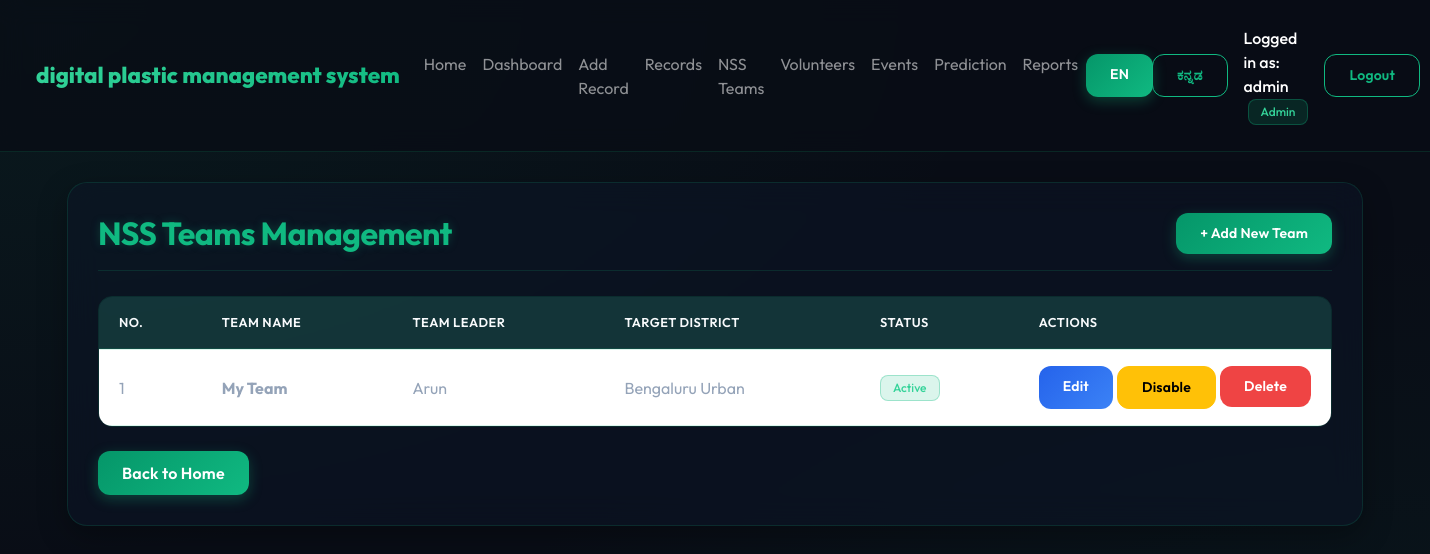
The page /nss-teams (signed in) on the database its author committed.
### app/models.py (models this page shows, shortened)
class User(UserMixin, db.Model):
    __tablename__ = 'users'
    id = db.Column(db.Integer, primary_key=True)
    username = db.Column(db.String(100), nullable=False, unique=True)
    password = db.Column(db.String(200), nullable=False)
    role = db.Column(db.String(20), default='user')  # roles: 'admin', 'user'
    is_superuser = db.Column(db.Boolean, default=False)
    def is_admin(self):
        return self.role == 'admin' or self.is_superuser

class NSSTeam(db.Model):
    __tablename__ = 'nss_teams'
    id = db.Column(db.Integer, primary_key=True)
    team_name = db.Column(db.String(100), nullable=False)
    team_leader = db.Column(db.String(100))
    location_id = db.Column(db.Integer, db.ForeignKey('locations.id'))
    location = db.relationship('Location', backref='teams')
    enabled = db.Column(db.Boolean, default=True)
    volunteers = db.relationship('Volunteer', backref='team', lazy=True)

class Location(db.Model):
    __tablename__ = 'locations'
    id = db.Column(db.Integer, primary_key=True)
    name = db.Column(db.String(100), nullable=False)
    city = db.Column(db.String(100))
    state = db.Column(db.String(100))

### app/routes/nss.py (the view)
@nss_bp.route('/nss-teams')
@login_required
def nss_teams():
    teams = NSSTeam.query.all()
    locations = Location.query.order_by(Location.name).all()
    return render_template('nss_teams.html', teams=teams, locations=locations)

### app/i18n.py (called while the page is built)
def get_locale():
    return session.get("lang", "en")

def translate(key, **kwargs):
    language = get_locale()
    template = TRANSLATIONS.get(language, {}).get(key)
    if template is None:
        template = TRANSLATIONS["en"].get(key, key)
    return template.format(**kwargs) if kwargs else template

def localize_text(text):
    if text is None:
        return ""
    language = get_locale()
    return DYNAMIC_LABELS.get(language, {}).get(text, text)

def get_dynamic_labels():
    return DYNAMIC_LABELS.get(get_locale(), {})

### app/templates/nss_teams.html (shortened to what this page needs)
{% extends 'base.html' %}
{% block content %}
<div class="glass-container">
    <div class="d-flex justify-content-between align-items-center mb-3">
        <h2 class="text-success mb-0">{{ t('nss_team_management') }}</h2>
        <button type="button" class="btn btn-success btn-sm" data-bs-toggle="modal" data-bs-target="#addTeamModal">+ {{ t('add_new_team') }}</button>
    </div>
    <hr>
    <div class="table-responsive">
        <table class="table table-hover">
            <thead>
                <tr>
                    <th>No.</th>
                    <th>{{ t('team_name') }}</th>
                    <th>{{ t('team_leader') }}</th>
                    <th>{{ t('target_location') }}</th>
                    <th>{{ t('status') }}</th>
                    <th style="width: 200px;">{{ t('actions') }}</th>
                </tr>
            </thead>
            <tbody>
                {% for team in teams %}
                <tr id="team-row-{{ team.id }}">
                    <td>{{ loop.index }}</td>
                    <td class="fw-bold">{{ team.team_name }}</td>
                    <td>{{ team.team_leader or t('no_leader') }}</td>
                    <td>{{ localize(team.location.name) if team.location else t('no_assigned_location') }}</td>
                    <td>
                        {% if team.enabled %}
                        <span class="badge bg-success">{{ t('active') }}</span>
                        {% else %}
                        <span class="badge bg-secondary">{{ t('disabled') }}</span>
                        {% endif %}
                    </td>
                    <td>
                        {% if current_user.is_admin() %}
                        <div class="d-flex gap-1">
                            <a href="{{ url_for('nss.edit_team', id=team.id) }}" class="btn btn-primary btn-sm py-1 px-2">{{ t('edit') }}</a>
                            {% if team.enabled %}
                            <form action="{{ url_for('nss.toggle_team', team_id=team.id, status=0) }}" method="POST" style="display:inline;">
                                <button type="submit" class="btn btn-warning btn-sm py-1 px-2">{{ t('disable') }}</button>
                            </form>
                            {% else %}
                            <form action="{{ url_for('nss.toggle_team', team_id=team.id, status=1) }}" method="POST" style="display:inline;">
                                <button type="submit" class="btn btn-success btn-sm py-1 px-2">{{ t('enable') }}</button>
                            </form>
                            {% endif %}
                            <form action="{{ url_for('nss.delete_team', id=team.id) }}" method="POST" onsubmit="return confirm('{{ t('delete_team_confirm') }}');" style="display:inline;">
                                <button type="submit" class="btn btn-danger btn-sm py-1 px-2">{{ t('delete') }}</button>
                            </form>
                        </div>
                        {% else %}
                        <span class="badge bg-secondary">{{ t('admin_only_actions') }}</span>
                        {% endif %}
                    </td>
                </tr>
                {% else %}
                <tr>
                    <td colspan="6" class="text-center text-muted">{{ t('no_nss_teams') }}</td>
                </tr>
                {% endfor %}
            </tbody>
        </table>
    </div>
    <div class="mt-4">
        <a href="/" class="btn btn-success">{{ t('back_to_home') }}</a>
    </div>
</div>
{% endblock %}

### app/templates/base.html (shortened to what this page needs)
<!DOCTYPE html>
<html lang="{{ current_language }}">
<head>
    <link rel="stylesheet" href="https://cdn.jsdelivr.net/npm/bootstrap@5.3.0/dist/css/bootstrap.min.css">
    <link rel="stylesheet" href="{{ url_for('static', filename='css/style.css') }}">
</head>
<body class="{% block body_class %}{% endblock %}">
    <nav class="navbar navbar-expand-lg navbar-dark no-print">
        <div class="container-fluid">
            <a class="navbar-brand" href="{{ url_for('data.index') }}">
                <span>{{ t('brand_name') }}</span>
            </a>
            <div class="collapse navbar-collapse" id="navbarContent">
                {% if current_user.is_authenticated %}
                <ul class="navbar-nav me-auto mb-2 mb-lg-0">
                    <li class="nav-item"><a class="nav-link" href="{{ url_for('data.index') }}">{{ t('home') }}</a></li>
                    <li class="nav-item"><a class="nav-link" href="{{ url_for('analysis.dashboard') }}">{{ t('dashboard') }}</a></li>
                    <li class="nav-item"><a class="nav-link" href="{{ url_for('data.entry') }}">{{ t('add_record') }}</a></li>
                    <li class="nav-item"><a class="nav-link" href="{{ url_for('data.records') }}">{{ t('records') }}</a></li>
                    <li class="nav-item"><a class="nav-link" href="{{ url_for('nss.nss_teams') }}">{{ t('nss_teams') }}</a></li>
                    <li class="nav-item"><a class="nav-link" href="{{ url_for('nss.volunteers') }}">{{ t('volunteers') }}</a></li>
                    <li class="nav-item"><a class="nav-link" href="{{ url_for('events.events') }}">{{ t('events') }}</a></li>
                    <li class="nav-item"><a class="nav-link" href="{{ url_for('predict.prediction') }}">{{ t('prediction') }}</a></li>
                    {% if current_user.is_admin() %}
                    <li class="nav-item"><a class="nav-link" href="{{ url_for('report.report') }}">{{ t('reports') }}</a></li>
                    {% endif %}
                </ul>
                <div class="d-flex align-items-center">
                    <div class="btn-group btn-group-sm me-3" role="group" aria-label="{{ t('language') }}">
                        <a href="{{ url_for('set_language', lang='en') }}" class="btn {% if current_language == 'en' %}btn-success{% else %}btn-outline-success{% endif %}">EN</a>
                        <a href="{{ url_for('set_language', lang='kn') }}" class="btn {% if current_language == 'kn' %}btn-success{% else %}btn-outline-success{% endif %}">ಕನ್ನಡ</a>
                    </div>
                    <span class="navbar-text text-white me-3">
                        {{ t('logged_in_as') }}: {{ current_user.username }}
                        <span class="badge bg-success ms-1 text-capitalize">{{ t('admin' if current_user.is_admin() else 'user') }}</span>
                    </span>
                    <a href="{{ url_for('auth.logout') }}" class="btn btn-outline-success btn-sm">{{ t('logout') }}</a>
                </div>
                {% endif %}
            </div>
        </div>
    </nav>
    <div class="container mt-4">
        {% block content %}{% endblock %}
    </div>
</body>
</html>

### app/static/css/style.css (style rules this page uses)
:root { --bg-dark: #090d16; --bg-glass: rgba(15, 23, 42, 0.45); --border-glass: rgba(16, 185, 129, 0.15); --border-glass-hover: rgba(16, 185, 129, 0.35); --accent-emerald: #10b981; --accent-glow: #34d399; --accent-dark: #065f46; --text-primary: #f8fafc; --text-secondary: #94a3b8; --text-muted: #64748b; --bg-card: rgba(30, 41, 59, 0.5); --bg-input: rgba(15, 23, 42, 0.6); }
* { box-sizing: border-box; margin: 0; padding: 0; }
body { background-color: var(--bg-dark); background-image: radial-gradient(at 0% 0%, rgba(16, 185, 129, 0.08) 0px, transparent 50%), radial-gradient(at 100% 100%, rgba(6, 95, 70, 0.12) 0px, transparent 50%); color: var(--text-primary); font-family: 'Outfit', sans-serif; min-height: 100vh; padding-bottom: 50px; }
.glass-container { background: var(--bg-glass); backdrop-filter: blur(16px); -webkit-backdrop-filter: blur(16px); border: 1px solid var(--border-glass); border-radius: 20px; box-shadow: 0 10px 30px 0 rgba(0, 0, 0, 0.3); padding: 30px; margin-bottom: 30px; transition: border-color 0.3s ease; }
h1, h2, h3, h4, h5, h6 { color: var(--text-primary); font-weight: 700; letter-spacing: -0.5px; }
.text-success { color: var(--accent-emerald) !important; text-shadow: 0 0 10px rgba(16, 185, 129, 0.25); }
hr { border-color: var(--border-glass); opacity: 1; margin-top: 15px; margin-bottom: 25px; }
.navbar { background: rgba(9, 13, 22, 0.8) !important; backdrop-filter: blur(12px); -webkit-backdrop-filter: blur(12px); border-bottom: 1px solid var(--border-glass); padding: 18px 24px; margin-bottom: 30px; }
.navbar-brand { font-size: 1.4rem; font-weight: 800; background: linear-gradient(135deg, #34d399, #10b981); -webkit-background-clip: text; -webkit-text-fill-color: transparent; display: flex; align-items: center; gap: 8px; }
.navbar-text { font-weight: 500; }
.btn { border-radius: 12px !important; padding: 10px 24px !important; font-weight: 600 !important; letter-spacing: 0.2px; transition: all 0.3s cubic-bezier(0.4, 0, 0.2, 1) !important; }
.btn-success { background: linear-gradient(135deg, #059669, #10b981) !important; border: none !important; box-shadow: 0 4px 14px rgba(16, 185, 129, 0.3); }
.btn-outline-success { border: 1.5px solid var(--accent-emerald) !important; background: transparent !important; color: var(--accent-emerald) !important; }
.btn-primary { background: linear-gradient(135deg, #2563eb, #3b82f6) !important; border: none !important; }
.btn-danger { background: #ef4444 !important; border: none !important; }
.table-responsive { border-radius: 14px; overflow: hidden; border: 1px solid var(--border-glass); }
.table { background: var(--bg-card) !important; color: var(--text-primary) !important; margin-bottom: 0 !important; }
.table th { background-color: rgba(16, 185, 129, 0.15) !important; border-bottom: 2px solid var(--border-glass) !important; color: var(--text-primary) !important; font-weight: 600; padding: 16px 20px !important; text-transform: uppercase; font-size: 0.8rem; letter-spacing: 0.5px; }
.table td { padding: 16px 20px !important; border-bottom: 1px solid var(--border-glass) !important; color: var(--text-secondary) !important; vertical-align: middle; }
.table tbody td:nth-child(2), .table tbody td:nth-child(3) { text-transform: capitalize; }
.badge { padding: 6px 12px !important; border-radius: 8px !important; font-weight: 500 !important; }
.bg-success { background-color: rgba(16, 185, 129, 0.15) !important; border: 1px solid rgba(16, 185, 129, 0.3) !important; color: var(--accent-glow) !important; }

### rows shown on the page
User: username "admin", role "Admin"
NSSTeam: team_name "My Team", team_leader "Arun", t "Active", t "Edit", t "Disable", t "Delete"
Location: name "Bengaluru Urban"

### other values the page prints
{{ t('brand_name') }} "digital plastic management system"
{{ t('home') }} "Home"
{{ t('dashboard') }} "Dashboard"
{{ t('add_record') }} "Add Record"
{{ t('records') }} "Records"
{{ t('nss_teams') }} "NSS Teams"
{{ t('volunteers') }} "Volunteers"
{{ t('events') }} "Events"
{{ t('prediction') }} "Prediction"
{{ t('reports') }} "Reports"
{{ t('logged_in_as') }} "Logged in as"
{{ t('logout') }} "Logout"
{{ t('nss_team_management') }} "NSS Teams Management"
{{ t('add_new_team') }} "Add New Team"
{{ t('team_name') }} "TEAM NAME"
